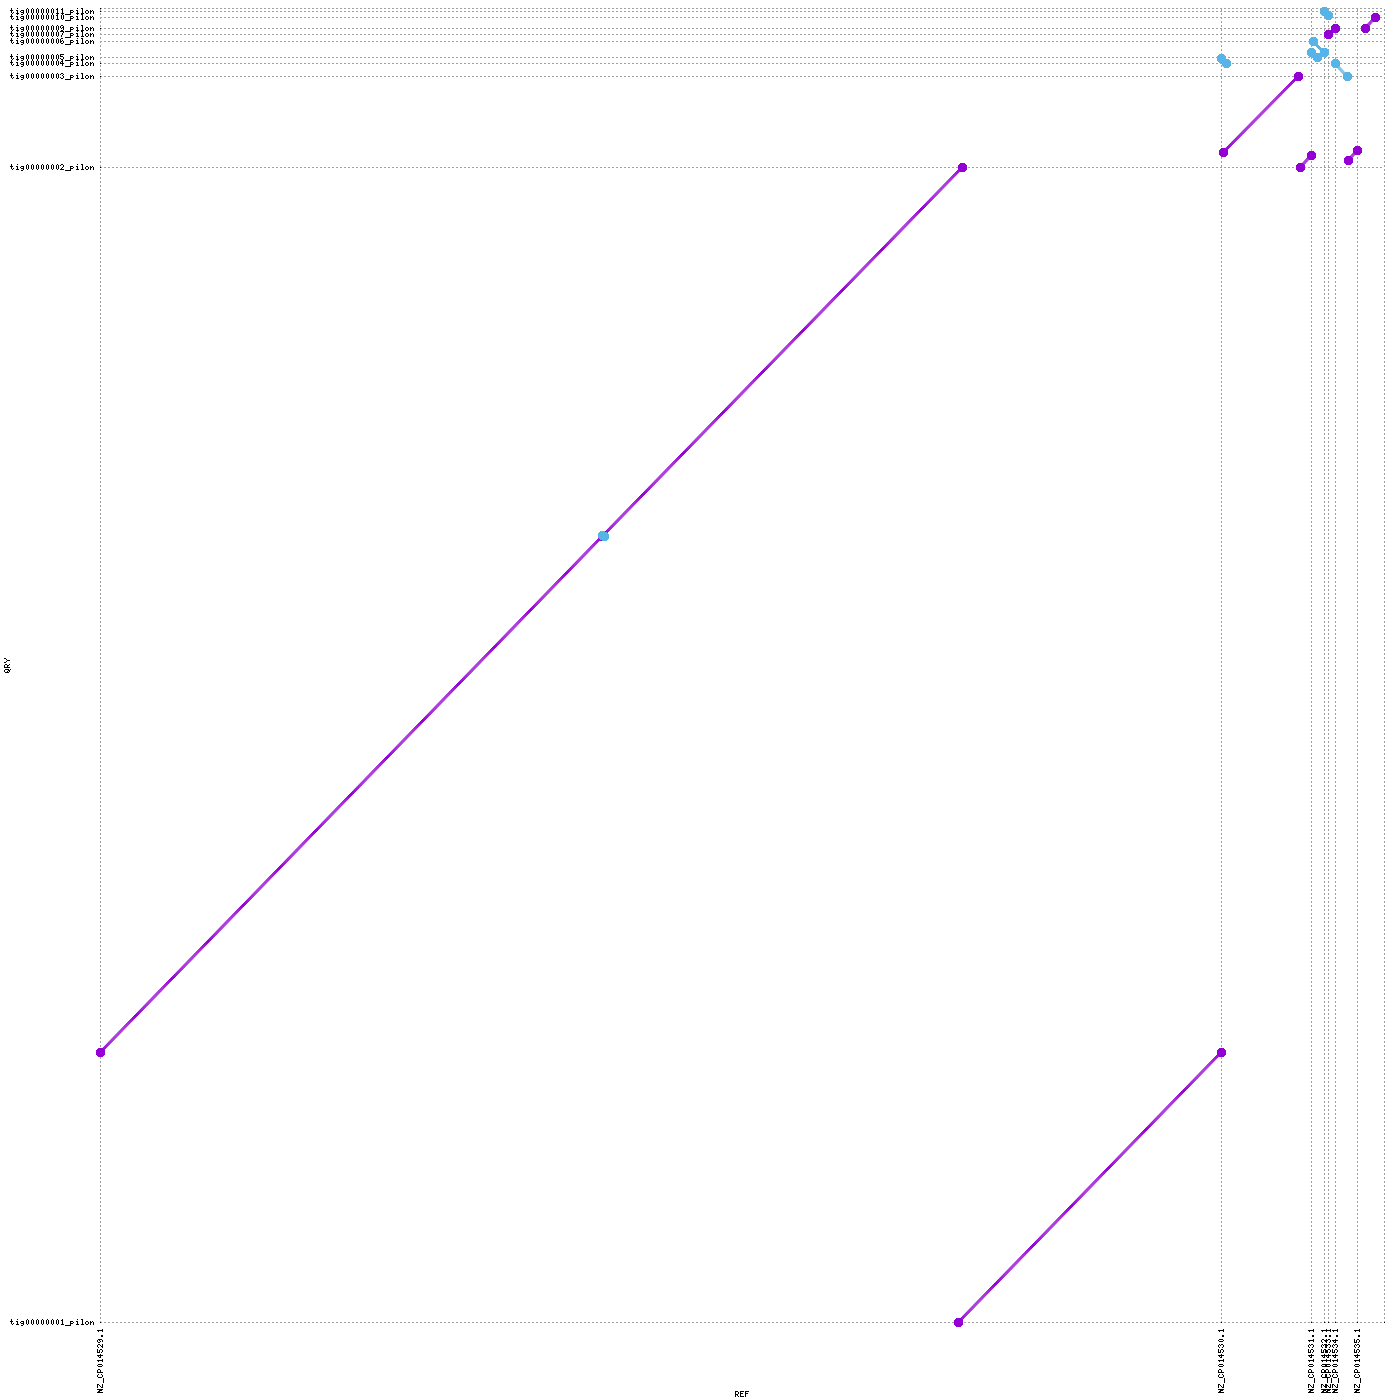

Recreate this plot in gnuplot.
set terminal png tiny size 1400,1400
set output "/home/dich3309/rnaseq-tnseq-enterococcus-analysis/analyses/03_assembly_evaluation/mummer/canu_pacbio_pilon_r1/canu_pacbio_pilon_r1_plot.png"
set xtics rotate ( \
 "NZ_CP014529.1" 1.0, \
 "NZ_CP014530.1" 2765010.0, \
 "NZ_CP014531.1" 2988697.0, \
 "NZ_CP014532.1" 3021119.0, \
 "NZ_CP014533.1" 3030428.0, \
 "NZ_CP014534.1" 3047681.0, \
 "NZ_CP014535.1" 3102847.0, \
 "" 3168410 \
)
set ytics ( \
 "tig00000001_pilon" 1.0, \
 "tig00000002_pilon" 2775227.0, \
 "tig00000003_pilon" 2993803.0, \
 "tig00000004_pilon" 3022689.0, \
 "tig00000005_pilon" 3037426.0, \
 "tig00000006_pilon" 3077438.0, \
 "tig00000007_pilon" 3092458.0, \
 "tig00000009_pilon" 3108584.0, \
 "tig00000010_pilon" 3133435.0, \
 "tig00000011_pilon" 3148889.0, \
 "" 3155939 \
)
set size 1,1
set grid
unset key
set border 0
set tics scale 0
set xlabel "REF"
set ylabel "QRY"
set format "%.0f"
set mouse format "%.0f"
set mouse mouseformat "[%.0f, %.0f]"
set xrange [1:3168410]
set yrange [1:3155939]
set style line 1  lt 1 lw 3 pt 6 ps 1
set style line 2  lt 3 lw 3 pt 6 ps 1
set style line 3  lt 2 lw 3 pt 6 ps 1
plot \
 "/home/dich3309/rnaseq-tnseq-enterococcus-analysis/analyses/03_assembly_evaluation/mummer/canu_pacbio_pilon_r1/canu_pacbio_pilon_r1_plot.fplot" title "FWD" w lp ls 1, \
 "/home/dich3309/rnaseq-tnseq-enterococcus-analysis/analyses/03_assembly_evaluation/mummer/canu_pacbio_pilon_r1/canu_pacbio_pilon_r1_plot.rplot" title "REV" w lp ls 2
